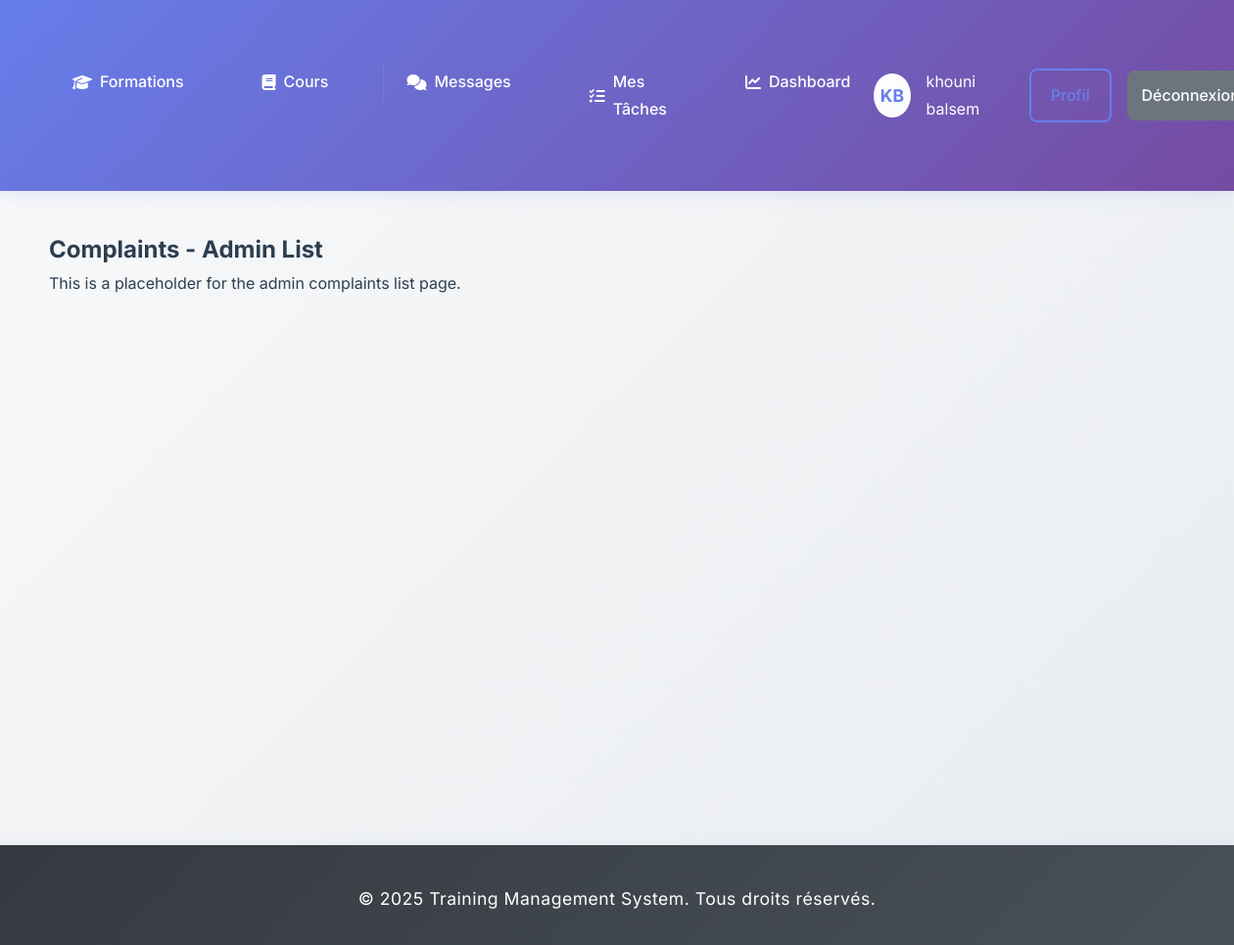
The page /moderation/admin/complaints/ (signed in) on the database its author committed.
### users/models.py (models this page shows, shortened)
class Utilisateur(AbstractUser):
    email = models.EmailField(unique=True)
    nom = models.CharField(max_length=100)
    prenom = models.CharField(max_length=100)
    telephone = models.CharField(max_length=20, blank=True)
    adresse = models.TextField(blank=True)
    date_naissance = models.DateField(null=True, blank=True)
    photo_profil = models.ImageField(upload_to='profiles/', blank=True, null=True)
    date_creation = models.DateTimeField(default=timezone.now)
    derniere_connexion = models.DateTimeField(null=True, blank=True)
    USERNAME_FIELD = 'email'
    REQUIRED_FIELDS = ['username', 'nom', 'prenom']
    class Meta:
        verbose_name = 'Utilisateur'
        verbose_name_plural = 'Utilisateurs'

### moderation/views.py (the view)
# urls.py: path('admin/complaints/', views.admin_complaints_list, name='admin_complaints_list'),
@staff_member_required
def admin_complaints_list(request):
    return render(request, 'moderation/admin_complaints_list.html')

### templates/moderation/admin_complaints_list.html (shortened to what this page needs)
{% extends 'base.html' %}
{% block content %}
<div class="container mt-4">
    <h2>Complaints - Admin List</h2>
    <div class="alert alert-info">This is a placeholder for the admin complaints list page.</div>
</div>
{% endblock %}

### templates/base.html (shortened to what this page needs)
<!DOCTYPE html>
<html lang="fr">
<head>
    <link rel="stylesheet" href="https://cdnjs.cloudflare.com/ajax/libs/font-awesome/6.4.0/css/all.min.css">
</head>
<body>
    <header class="header">
        <nav class="nav-container">
            <ul class="nav-menu">
                <li><a href="{% url 'formations:list' %}"><i class="fas fa-graduation-cap"></i> Formations</a></li>
                <li><a href="{% url 'courses:list' %}"><i class="fas fa-book"></i> Cours</a></li>
                {% if user.is_authenticated %}
                    <li><a href="{% url 'messaging:inbox' %}"><i class="fas fa-comments"></i> Messages</a></li>
                    <li><a href="{% url 'formations:task_list' %}"><i class="fas fa-tasks"></i> Mes Tâches</a></li>
                    <li><a href="{% url 'users:dashboard' %}"><i class="fas fa-chart-line"></i> Dashboard</a></li>
                {% endif %}
            </ul>
            <div class="user-menu">
                {% if user.is_authenticated %}
                    <div class="user-avatar interactive-element">
                        {{ user.prenom|first|upper }}{{ user.nom|first|upper }}
                    </div>
                    <span>{{ user.prenom }} {{ user.nom }}</span>
                    <a href="{% url 'users:profile' %}" class="btn btn-outline">Profil</a>
                    <a href="{% url 'users:logout' %}" class="btn btn-secondary">Déconnexion</a>
                {% else %}
                    <a href="{% url 'users:login' %}" class="btn btn-outline">Connexion</a>
                    <a href="{% url 'users:register' %}" class="btn btn-primary">Inscription</a>
                {% endif %}
            </div>
        </nav>
    </header>
    <main class="main-content">
        {% block content %}
        {% endblock %}
    </main>
    <footer class="footer">
        <p>&copy; 2025 Training Management System. Tous droits réservés.</p>
    </footer>
</body>
</html>

### templates/base.html (style rules this page uses)
* { margin: 0; padding: 0; box-sizing: border-box; }
:root { --primary-color: #667eea; --secondary-color: #764ba2; --accent-color: #f093fb; --success-color: #28a745; --warning-color: #ffc107; --danger-color: #dc3545; --info-color: #17a2b8; --light-color: #f8f9fa; --dark-color: #343a40; --text-primary: #2c3e50; --text-secondary: #6c757d; --border-color: #e9ecef; --shadow-light: 0 2px 8px rgba(102,126,234,0.08); --shadow-medium: 0 4px 16px rgba(102,126,234,0.12); --shadow-heavy: 0 8px 32px rgba(102,126,234,0.16); --transition-fast: 0.2s ease; --transition-medium: 0.3s ease; --transition-slow: 0.5s ease; }
body { font-family: 'Inter', 'Segoe UI', Tahoma, Geneva, Verdana, sans-serif; background: linear-gradient(135deg, #f8f9fa 0%, #e9ecef 100%); line-height: 1.7; color: var(--text-primary); font-weight: 400; }
.header { background: linear-gradient(135deg, var(--primary-color) 0%, var(--secondary-color) 100%); color: white; padding: 1rem 0; box-shadow: var(--shadow-medium); position: sticky; top: 0; z-index: 100; backdrop-filter: blur(10px); }
.nav-container { max-width: 1200px; margin: 0 auto; display: flex; justify-content: space-between; align-items: center; padding: 0 20px; }
.nav-menu { display: flex; list-style: none; gap: 2rem; }
.nav-menu a { color: white; text-decoration: none; padding: 0.75rem 1.5rem; border-radius: 8px; font-weight: 500; transition: var(--transition-medium); position: relative; overflow: hidden; display: flex; align-items: center; gap: 0.5rem; }
.nav-menu a::before { content: ''; position: absolute; top: 0; left: 0; width: 100%; height: 100%; background: rgba(255,255,255,0.1); transform: translateX(-100%); transition: var(--transition-medium); }
.user-menu { display: flex; align-items: center; gap: 1rem; }
.user-avatar { width: 45px; height: 45px; border-radius: 50%; background: linear-gradient(135deg, #fff 0%, #f8f9fa 100%); color: var(--primary-color); display: flex; align-items: center; justify-content: center; font-weight: bold; font-size: 1.1rem; box-shadow: var(--shadow-light); transition: var(--transition-medium); border: 2px solid transparent; }
.main-content { max-width: 1200px; margin: 2.5rem auto 2rem auto; padding: 0 20px; min-height: calc(100vh - 220px); }
.btn { display: inline-flex; align-items: center; justify-content: center; gap: 0.5rem; padding: 0.75rem 1.5rem; border: none; border-radius: 8px; text-decoration: none; cursor: pointer; font-size: 1rem; font-weight: 500; transition: var(--transition-medium); text-align: center; box-shadow: var(--shadow-light); position: relative; overflow: hidden; min-height: 44px; }
.btn::before { content: ''; position: absolute; top: 50%; left: 50%; width: 0; height: 0; background: rgba(255,255,255,0.2); border-radius: 50%; transform: translate(-50%, -50%); transition: var(--transition-medium); }
.btn-secondary { background: var(--text-secondary); color: white; }
.btn-outline { background: transparent; border: 2px solid var(--primary-color); color: var(--primary-color); }
.footer { background: linear-gradient(135deg, var(--dark-color) 0%, #495057 100%); color: white; text-align: center; padding: 2.5rem 0 2rem 0; margin-top: 3rem; font-size: 1.1rem; letter-spacing: 0.5px; box-shadow: 0 -2px 12px rgba(102,126,234,0.07); }
.interactive-element { transition: var(--transition-medium); cursor: pointer; }
html { scroll-behavior: smooth; }

### rows shown on the page
Utilisateur: prenom|first "K", nom|first "B", prenom "khouni", nom "balsem"
